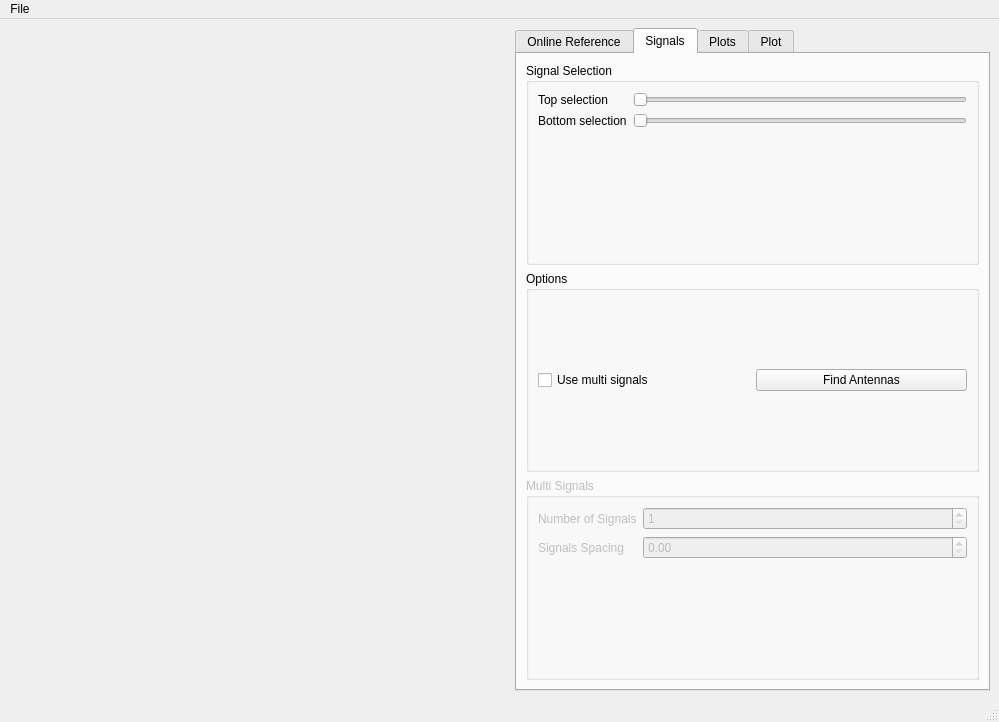
<?xml version="1.0" encoding="UTF-8"?>
<ui version="4.0">
 <class>MainWindow</class>
 <widget class="QMainWindow" name="MainWindow">
  <property name="geometry">
   <rect>
    <x>0</x>
    <y>0</y>
    <width>999</width>
    <height>722</height>
   </rect>
  </property>
  <property name="windowTitle">
   <string>MainWindow</string>
  </property>
  <widget class="QWidget" name="centralwidget">
   <layout class="QGridLayout" name="gridLayout_2">
    <item row="0" column="0">
     <widget class="QWidget" name="widget" native="true">
      <property name="minimumSize">
       <size>
        <width>500</width>
        <height>500</height>
       </size>
      </property>
     </widget>
    </item>
    <item row="0" column="1">
     <widget class="QTabWidget" name="tabWidget">
      <property name="tabPosition">
       <enum>QTabWidget::North</enum>
      </property>
      <property name="tabShape">
       <enum>QTabWidget::Rounded</enum>
      </property>
      <property name="currentIndex">
       <number>1</number>
      </property>
      <widget class="QWidget" name="tab">
       <attribute name="title">
        <string>Online Reference</string>
       </attribute>
       <layout class="QVBoxLayout" name="verticalLayout">
        <item>
         <widget class="QGroupBox" name="groupBox">
          <property name="title">
           <string>Reference 1</string>
          </property>
          <layout class="QFormLayout" name="formLayout">
           <property name="fieldGrowthPolicy">
            <enum>QFormLayout::AllNonFixedFieldsGrow</enum>
           </property>
           <item row="0" column="0">
            <widget class="QCheckBox" name="ref1">
             <property name="text">
              <string>Use Reference 1</string>
             </property>
            </widget>
           </item>
           <item row="1" column="0">
            <widget class="QLabel" name="label">
             <property name="text">
              <string>Top position</string>
             </property>
            </widget>
           </item>
           <item row="1" column="1">
            <widget class="QSlider" name="ref1Top">
             <property name="orientation">
              <enum>Qt::Horizontal</enum>
             </property>
            </widget>
           </item>
           <item row="3" column="0">
            <widget class="QLabel" name="label_2">
             <property name="text">
              <string>Bottom position</string>
             </property>
            </widget>
           </item>
           <item row="3" column="1">
            <widget class="QSlider" name="ref1Bottom">
             <property name="orientation">
              <enum>Qt::Horizontal</enum>
             </property>
            </widget>
           </item>
           <item row="4" column="0">
            <widget class="QCheckBox" name="MultiRef">
             <property name="text">
              <string>Multi Ref</string>
             </property>
            </widget>
           </item>
           <item row="6" column="1">
            <widget class="QPushButton" name="AlignTop">
             <property name="text">
              <string>Align Ref on Top</string>
             </property>
            </widget>
           </item>
           <item row="7" column="1">
            <widget class="QPushButton" name="AlignBottom">
             <property name="text">
              <string>Align Ref on Bottom</string>
             </property>
            </widget>
           </item>
          </layout>
         </widget>
        </item>
        <item>
         <widget class="QGroupBox" name="groupBox_2">
          <property name="enabled">
           <bool>false</bool>
          </property>
          <property name="title">
           <string>Reference 2</string>
          </property>
          <layout class="QFormLayout" name="formLayout_2">
           <property name="fieldGrowthPolicy">
            <enum>QFormLayout::ExpandingFieldsGrow</enum>
           </property>
           <item row="0" column="0">
            <widget class="QCheckBox" name="ref2">
             <property name="text">
              <string>Use Reference 2</string>
             </property>
            </widget>
           </item>
           <item row="1" column="0">
            <widget class="QLabel" name="label_3">
             <property name="text">
              <string>Top position</string>
             </property>
            </widget>
           </item>
           <item row="1" column="1">
            <widget class="QSlider" name="ref2Top">
             <property name="orientation">
              <enum>Qt::Horizontal</enum>
             </property>
            </widget>
           </item>
           <item row="3" column="0">
            <widget class="QLabel" name="label_4">
             <property name="text">
              <string>Bottom position</string>
             </property>
            </widget>
           </item>
           <item row="3" column="1">
            <widget class="QSlider" name="ref2Bottom">
             <property name="orientation">
              <enum>Qt::Horizontal</enum>
             </property>
            </widget>
           </item>
          </layout>
         </widget>
        </item>
       </layout>
      </widget>
      <widget class="QWidget" name="tab_2">
       <attribute name="title">
        <string>Signals</string>
       </attribute>
       <layout class="QVBoxLayout" name="verticalLayout_3">
        <item>
         <widget class="QGroupBox" name="groupBox_5">
          <property name="title">
           <string>Signal Selection</string>
          </property>
          <layout class="QFormLayout" name="formLayout_4">
           <item row="0" column="0">
            <widget class="QLabel" name="label_7">
             <property name="text">
              <string>Top selection</string>
             </property>
            </widget>
           </item>
           <item row="0" column="1">
            <widget class="QSlider" name="sigTop">
             <property name="orientation">
              <enum>Qt::Horizontal</enum>
             </property>
            </widget>
           </item>
           <item row="1" column="0">
            <widget class="QLabel" name="label_8">
             <property name="text">
              <string>Bottom selection</string>
             </property>
            </widget>
           </item>
           <item row="1" column="1">
            <widget class="QSlider" name="sigBottom">
             <property name="orientation">
              <enum>Qt::Horizontal</enum>
             </property>
            </widget>
           </item>
          </layout>
         </widget>
        </item>
        <item>
         <widget class="QGroupBox" name="groupBox_3">
          <property name="title">
           <string>Options</string>
          </property>
          <layout class="QGridLayout" name="gridLayout">
           <item row="0" column="0">
            <widget class="QCheckBox" name="multisig">
             <property name="text">
              <string>Use multi signals</string>
             </property>
            </widget>
           </item>
           <item row="0" column="1">
            <widget class="QPushButton" name="BTFindAntenna">
             <property name="text">
              <string>Find Antennas</string>
             </property>
            </widget>
           </item>
          </layout>
         </widget>
        </item>
        <item>
         <widget class="QGroupBox" name="groupBox_4">
          <property name="enabled">
           <bool>false</bool>
          </property>
          <property name="title">
           <string>Multi Signals</string>
          </property>
          <layout class="QFormLayout" name="formLayout_3">
           <item row="0" column="0">
            <widget class="QLabel" name="label_5">
             <property name="text">
              <string>Number of Signals</string>
             </property>
            </widget>
           </item>
           <item row="3" column="0">
            <widget class="QLabel" name="label_6">
             <property name="text">
              <string>Signals Spacing</string>
             </property>
            </widget>
           </item>
           <item row="0" column="1">
            <widget class="QSpinBox" name="NumSignals">
             <property name="maximumSize">
              <size>
               <width>16777215</width>
               <height>16777215</height>
              </size>
             </property>
             <property name="minimum">
              <number>1</number>
             </property>
            </widget>
           </item>
           <item row="3" column="1">
            <widget class="QDoubleSpinBox" name="SigSpacing"/>
           </item>
          </layout>
         </widget>
        </item>
       </layout>
      </widget>
      <widget class="QWidget" name="tab_3">
       <attribute name="title">
        <string>Plots</string>
       </attribute>
       <layout class="QVBoxLayout" name="verticalLayout_7">
        <item>
         <widget class="QGroupBox" name="groupBox_6">
          <property name="title">
           <string>Plot #1</string>
          </property>
          <layout class="QVBoxLayout" name="verticalLayout_2">
           <item>
            <widget class="QRadioButton" name="radioButton">
             <property name="enabled">
              <bool>true</bool>
             </property>
             <property name="text">
              <string>2D - Raw signal</string>
             </property>
             <property name="checkable">
              <bool>true</bool>
             </property>
             <property name="checked">
              <bool>true</bool>
             </property>
             <property name="autoRepeat">
              <bool>false</bool>
             </property>
             <property name="autoExclusive">
              <bool>true</bool>
             </property>
            </widget>
           </item>
          </layout>
         </widget>
        </item>
        <item>
         <widget class="QGroupBox" name="groupBox_7">
          <property name="title">
           <string>Plot #2</string>
          </property>
          <layout class="QVBoxLayout" name="verticalLayout_4">
           <item>
            <widget class="QRadioButton" name="radioButton_2">
             <property name="enabled">
              <bool>true</bool>
             </property>
             <property name="text">
              <string>Mean rawsignal on selection</string>
             </property>
             <property name="checked">
              <bool>true</bool>
             </property>
             <property name="autoExclusive">
              <bool>true</bool>
             </property>
            </widget>
           </item>
           <item>
            <widget class="QCheckBox" name="rawsigStdDev">
             <property name="text">
              <string>Show StdDev</string>
             </property>
             <property name="checked">
              <bool>false</bool>
             </property>
            </widget>
           </item>
          </layout>
         </widget>
        </item>
        <item>
         <widget class="QGroupBox" name="groupBox_8">
          <property name="title">
           <string>Plot #3</string>
          </property>
          <layout class="QGridLayout" name="gridLayout_3">
           <item row="0" column="0">
            <widget class="QRadioButton" name="radioButton_3">
             <property name="enabled">
              <bool>true</bool>
             </property>
             <property name="text">
              <string>Flatfield</string>
             </property>
             <property name="checked">
              <bool>true</bool>
             </property>
             <property name="autoExclusive">
              <bool>true</bool>
             </property>
            </widget>
           </item>
           <item row="1" column="0">
            <widget class="QCheckBox" name="sigStdDev">
             <property name="text">
              <string>Show StdDev</string>
             </property>
             <property name="checked">
              <bool>false</bool>
             </property>
            </widget>
           </item>
           <item row="0" column="1" rowspan="2">
            <widget class="QListView" name="listSig">
             <property name="selectionMode">
              <enum>QAbstractItemView::MultiSelection</enum>
             </property>
             <property name="selectionBehavior">
              <enum>QAbstractItemView::SelectItems</enum>
             </property>
            </widget>
           </item>
          </layout>
         </widget>
        </item>
        <item>
         <widget class="QGroupBox" name="groupBox_9">
          <property name="title">
           <string>Plot #4</string>
          </property>
          <layout class="QGridLayout" name="gridLayout_4">
           <item row="0" column="0">
            <widget class="QRadioButton" name="selRef1">
             <property name="enabled">
              <bool>true</bool>
             </property>
             <property name="text">
              <string>Mean Ref1</string>
             </property>
             <property name="checked">
              <bool>true</bool>
             </property>
            </widget>
           </item>
           <item row="1" column="0">
            <widget class="QCheckBox" name="refStdDev">
             <property name="text">
              <string>Show StdDev</string>
             </property>
             <property name="checked">
              <bool>true</bool>
             </property>
            </widget>
           </item>
           <item row="0" column="1">
            <widget class="QRadioButton" name="selRef2">
             <property name="text">
              <string>Mean Ref2</string>
             </property>
            </widget>
           </item>
          </layout>
         </widget>
        </item>
        <item>
         <widget class="QGroupBox" name="groupBox_10">
          <property name="title">
           <string>Plot #5</string>
          </property>
          <layout class="QVBoxLayout" name="verticalLayout_5">
           <item>
            <widget class="QRadioButton" name="radioButton_5">
             <property name="enabled">
              <bool>false</bool>
             </property>
             <property name="text">
              <string>Nothing for the moment</string>
             </property>
            </widget>
           </item>
          </layout>
         </widget>
        </item>
       </layout>
      </widget>
      <widget class="QWidget" name="tab_4">
       <attribute name="title">
        <string>Plot</string>
       </attribute>
       <layout class="QVBoxLayout" name="verticalLayout_6">
        <item>
         <widget class="QGroupBox" name="groupBox_11">
          <property name="title">
           <string>Data Range</string>
          </property>
          <layout class="QVBoxLayout" name="verticalLayout_8">
           <item>
            <widget class="QSlider" name="Smin">
             <property name="orientation">
              <enum>Qt::Horizontal</enum>
             </property>
            </widget>
           </item>
           <item>
            <widget class="QSlider" name="Smax">
             <property name="value">
              <number>99</number>
             </property>
             <property name="orientation">
              <enum>Qt::Horizontal</enum>
             </property>
            </widget>
           </item>
          </layout>
         </widget>
        </item>
       </layout>
      </widget>
     </widget>
    </item>
   </layout>
  </widget>
  <widget class="QMenuBar" name="menubar">
   <property name="geometry">
    <rect>
     <x>0</x>
     <y>0</y>
     <width>999</width>
     <height>25</height>
    </rect>
   </property>
   <widget class="QMenu" name="menuFile">
    <property name="title">
     <string>File</string>
    </property>
    <addaction name="actionOpen"/>
    <addaction name="separator"/>
    <addaction name="actionClose"/>
   </widget>
   <addaction name="menuFile"/>
  </widget>
  <widget class="QStatusBar" name="statusbar"/>
  <action name="actionOpen">
   <property name="text">
    <string>Open Spectro File</string>
   </property>
  </action>
  <action name="actionClose">
   <property name="text">
    <string>Close</string>
   </property>
  </action>
 </widget>
 <resources/>
 <connections>
  <connection>
   <sender>multisig</sender>
   <signal>toggled(bool)</signal>
   <receiver>groupBox_4</receiver>
   <slot>setEnabled(bool)</slot>
   <hints>
    <hint type="sourcelabel">
     <x>588</x>
     <y>177</y>
    </hint>
    <hint type="destinationlabel">
     <x>589</x>
     <y>221</y>
    </hint>
   </hints>
  </connection>
 </connections>
</ui>
